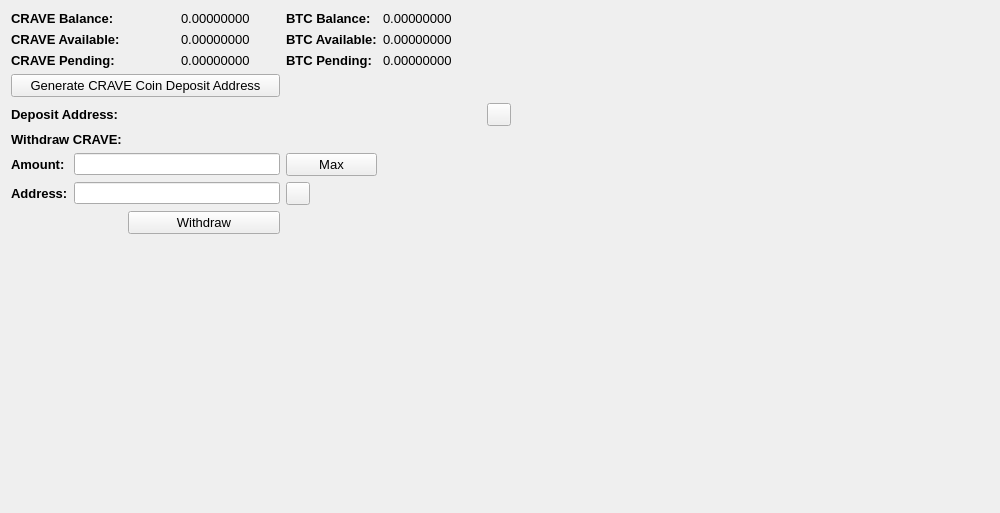
     <widget class="QWidget" name="BalanceTab">
      <attribute name="title">
       <string>Balance</string>
      </attribute>
      <layout class="QGridLayout" name="gridLayout_2">
       <item row="0" column="0" colspan="2">
        <widget class="QLabel" name="label_11">
         <property name="font">
          <font>
           <pointsize>10</pointsize>
           <weight>75</weight>
           <bold>true</bold>
          </font>
         </property>
         <property name="text">
          <string>CRAVE Balance:</string>
         </property>
        </widget>
       </item>
       <item row="0" column="3">
        <widget class="QLabel" name="CRAVEBalanceLabel">
         <property name="font">
          <font>
           <pointsize>10</pointsize>
          </font>
         </property>
         <property name="text">
          <string>0.00000000</string>
         </property>
         <property name="textInteractionFlags">
          <set>Qt::LinksAccessibleByMouse|Qt::TextSelectableByMouse</set>
         </property>
        </widget>
       </item>
       <item row="0" column="4">
        <widget class="QLabel" name="label_12">
         <property name="font">
          <font>
           <pointsize>10</pointsize>
           <weight>75</weight>
           <bold>true</bold>
          </font>
         </property>
         <property name="text">
          <string>BTC Balance:</string>
         </property>
        </widget>
       </item>
       <item row="0" column="5">
        <widget class="QLabel" name="BitcoinBalanceLabel">
         <property name="font">
          <font>
           <pointsize>10</pointsize>
          </font>
         </property>
         <property name="text">
          <string>0.00000000</string>
         </property>
         <property name="textInteractionFlags">
          <set>Qt::LinksAccessibleByMouse|Qt::TextSelectableByMouse</set>
         </property>
        </widget>
       </item>
       <item row="0" column="7" rowspan="10">
        <spacer name="horizontalSpacer_4">
         <property name="orientation">
          <enum>Qt::Horizontal</enum>
         </property>
         <property name="sizeHint" stdset="0">
          <size>
           <width>478</width>
           <height>488</height>
          </size>
         </property>
        </spacer>
       </item>
       <item row="1" column="0" colspan="2">
        <widget class="QLabel" name="label_13">
         <property name="font">
          <font>
           <pointsize>10</pointsize>
           <weight>75</weight>
           <bold>true</bold>
          </font>
         </property>
         <property name="text">
          <string>CRAVE Available:</string>
         </property>
        </widget>
       </item>
       <item row="1" column="3">
        <widget class="QLabel" name="CRAVEAvailableLabel_2">
         <property name="font">
          <font>
           <pointsize>10</pointsize>
          </font>
         </property>
         <property name="text">
          <string>0.00000000</string>
         </property>
         <property name="textInteractionFlags">
          <set>Qt::LinksAccessibleByMouse|Qt::TextSelectableByMouse</set>
         </property>
        </widget>
       </item>
       <item row="1" column="4">
        <widget class="QLabel" name="label_15">
         <property name="font">
          <font>
           <pointsize>10</pointsize>
           <weight>75</weight>
           <bold>true</bold>
          </font>
         </property>
         <property name="text">
          <string>BTC Available:</string>
         </property>
        </widget>
       </item>
       <item row="1" column="5">
        <widget class="QLabel" name="BitcoinAvailableLabel">
         <property name="font">
          <font>
           <pointsize>10</pointsize>
          </font>
         </property>
         <property name="text">
          <string>0.00000000</string>
         </property>
         <property name="textInteractionFlags">
          <set>Qt::LinksAccessibleByMouse|Qt::TextSelectableByMouse</set>
         </property>
        </widget>
       </item>
       <item row="2" column="0" colspan="2">
        <widget class="QLabel" name="label_14">
         <property name="font">
          <font>
           <pointsize>10</pointsize>
           <weight>75</weight>
           <bold>true</bold>
          </font>
         </property>
         <property name="text">
          <string>CRAVE Pending:</string>
         </property>
        </widget>
       </item>
       <item row="2" column="3">
        <widget class="QLabel" name="CRAVEPendingLabel">
         <property name="font">
          <font>
           <pointsize>10</pointsize>
          </font>
         </property>
         <property name="text">
          <string>0.00000000</string>
         </property>
         <property name="textInteractionFlags">
          <set>Qt::LinksAccessibleByMouse|Qt::TextSelectableByMouse</set>
         </property>
        </widget>
       </item>
       <item row="2" column="4">
        <widget class="QLabel" name="label_31">
         <property name="font">
          <font>
           <pointsize>10</pointsize>
           <weight>75</weight>
           <bold>true</bold>
          </font>
         </property>
         <property name="text">
          <string>BTC Pending:</string>
         </property>
        </widget>
       </item>
       <item row="2" column="5">
        <widget class="QLabel" name="BitcoinPendingLabel">
         <property name="font">
          <font>
           <pointsize>10</pointsize>
          </font>
         </property>
         <property name="text">
          <string>0.00000000</string>
         </property>
         <property name="textInteractionFlags">
          <set>Qt::LinksAccessibleByMouse|Qt::TextSelectableByMouse</set>
         </property>
        </widget>
       </item>
       <item row="3" column="0" colspan="4">
        <widget class="QPushButton" name="GenDepositBTN">
         <property name="font">
          <font>
           <pointsize>10</pointsize>
          </font>
         </property>
         <property name="text">
          <string>Generate CRAVE Coin Deposit Address</string>
         </property>
        </widget>
       </item>
       <item row="4" column="0" colspan="3">
        <widget class="QLabel" name="label_33">
         <property name="font">
          <font>
           <pointsize>10</pointsize>
           <weight>75</weight>
           <bold>true</bold>
          </font>
         </property>
         <property name="text">
          <string>Deposit Address:</string>
         </property>
        </widget>
       </item>
       <item row="4" column="3" colspan="3">
        <widget class="QLabel" name="DepositAddressLabel">
         <property name="minimumSize">
          <size>
           <width>300</width>
           <height>0</height>
          </size>
         </property>
         <property name="palette">
          <palette>
           <active>
            <colorrole role="WindowText">
             <brush brushstyle="SolidPattern">
              <color alpha="255">
               <red>0</red>
               <green>0</green>
               <blue>0</blue>
              </color>
             </brush>
            </colorrole>
            <colorrole role="Text">
             <brush brushstyle="SolidPattern">
              <color alpha="255">
               <red>0</red>
               <green>0</green>
               <blue>255</blue>
              </color>
             </brush>
            </colorrole>
           </active>
           <inactive>
            <colorrole role="WindowText">
             <brush brushstyle="SolidPattern">
              <color alpha="255">
               <red>0</red>
               <green>0</green>
               <blue>0</blue>
              </color>
             </brush>
            </colorrole>
            <colorrole role="Text">
             <brush brushstyle="SolidPattern">
              <color alpha="255">
               <red>0</red>
               <green>0</green>
               <blue>255</blue>
              </color>
             </brush>
            </colorrole>
           </inactive>
           <disabled>
            <colorrole role="WindowText">
             <brush brushstyle="SolidPattern">
              <color alpha="255">
               <red>120</red>
               <green>120</green>
               <blue>120</blue>
              </color>
             </brush>
            </colorrole>
            <colorrole role="Text">
             <brush brushstyle="SolidPattern">
              <color alpha="255">
               <red>120</red>
               <green>120</green>
               <blue>120</blue>
              </color>
             </brush>
            </colorrole>
           </disabled>
          </palette>
         </property>
         <property name="font">
          <font>
           <pointsize>10</pointsize>
           <weight>75</weight>
           <bold>true</bold>
          </font>
         </property>
         <property name="text">
          <string/>
         </property>
         <property name="alignment">
          <set>Qt::AlignRight|Qt::AlignTrailing|Qt::AlignVCenter</set>
         </property>
         <property name="textInteractionFlags">
          <set>Qt::LinksAccessibleByMouse|Qt::TextSelectableByKeyboard|Qt::TextSelectableByMouse</set>
         </property>
        </widget>
       </item>
       <item row="4" column="6">
        <widget class="QToolButton" name="DepositCopyButton">
         <property name="toolTip">
          <string>Copy to clipboard</string>
         </property>
         <property name="text">
          <string/>
         </property>
         <property name="icon">
          <iconset resource="../bitcoin.qrc">
           <normaloff>:/icons/editcopy</normaloff>:/icons/editcopy</iconset>
         </property>
         <property name="shortcut">
          <string>Alt+P</string>
         </property>
        </widget>
       </item>
       <item row="5" column="0" colspan="2">
        <widget class="QLabel" name="label_34">
         <property name="font">
          <font>
           <pointsize>10</pointsize>
           <weight>75</weight>
           <bold>true</bold>
          </font>
         </property>
         <property name="text">
          <string>Withdraw CRAVE:</string>
         </property>
        </widget>
       </item>
       <item row="6" column="0">
        <widget class="QLabel" name="label_26">
         <property name="font">
          <font>
           <pointsize>10</pointsize>
           <weight>75</weight>
           <bold>true</bold>
          </font>
         </property>
         <property name="text">
          <string>Amount:</string>
         </property>
        </widget>
       </item>
       <item row="6" column="1" colspan="3">
        <widget class="QLineEdit" name="WithdrawUnitsInput">
         <property name="font">
          <font>
           <pointsize>9</pointsize>
           <weight>75</weight>
           <bold>true</bold>
          </font>
         </property>
         <property name="text">
          <string/>
         </property>
        </widget>
       </item>
       <item row="6" column="4">
        <widget class="QPushButton" name="Withdraw_Max_Amount">
         <property name="font">
          <font>
           <pointsize>10</pointsize>
          </font>
         </property>
         <property name="text">
          <string>Max</string>
         </property>
        </widget>
       </item>
       <item row="7" column="0">
        <widget class="QLabel" name="label_10">
         <property name="font">
          <font>
           <pointsize>10</pointsize>
           <weight>75</weight>
           <bold>true</bold>
          </font>
         </property>
         <property name="text">
          <string>Address:</string>
         </property>
        </widget>
       </item>
       <item row="7" column="1" colspan="3">
        <widget class="QLineEdit" name="WithdrawAddress">
         <property name="font">
          <font>
           <pointsize>9</pointsize>
           <weight>75</weight>
           <bold>true</bold>
          </font>
         </property>
        </widget>
       </item>
       <item row="7" column="4">
        <widget class="QToolButton" name="WithdrawPasteButton">
         <property name="toolTip">
          <string>Paste from clipboard</string>
         </property>
         <property name="text">
          <string/>
         </property>
         <property name="icon">
          <iconset resource="../bitcoin.qrc">
           <normaloff>:/icons/editpaste</normaloff>:/icons/editpaste</iconset>
         </property>
         <property name="shortcut">
          <string>Alt+P</string>
         </property>
        </widget>
       </item>
       <item row="8" column="2" colspan="2">
        <widget class="QPushButton" name="WithdrawUnitsBtn">
         <property name="font">
          <font>
           <pointsize>10</pointsize>
          </font>
         </property>
         <property name="text">
          <string>Withdraw</string>
         </property>
        </widget>
       </item>
       <item row="9" column="0" colspan="6">
        <spacer name="verticalSpacer">
         <property name="orientation">
          <enum>Qt::Vertical</enum>
         </property>
         <property name="sizeHint" stdset="0">
          <size>
           <width>428</width>
           <height>262</height>
          </size>
         </property>
        </spacer>
       </item>
      </layout>
      <zorder>label_31</zorder>
      <zorder>label_15</zorder>
      <zorder>label_12</zorder>
      <zorder>label_14</zorder>
      <zorder>label_13</zorder>
      <zorder>label_11</zorder>
      <zorder>BitcoinBalanceLabel</zorder>
      <zorder>CRAVEBalanceLabel</zorder>
      <zorder>CRAVEAvailableLabel_2</zorder>
      <zorder>CRAVEPendingLabel</zorder>
      <zorder>BitcoinAvailableLabel</zorder>
      <zorder>BitcoinPendingLabel</zorder>
      <zorder>label_33</zorder>
      <zorder>GenDepositBTN</zorder>
      <zorder>DepositAddressLabel</zorder>
      <zorder>Withdraw_Max_Amount</zorder>
      <zorder>label_34</zorder>
      <zorder>WithdrawUnitsInput</zorder>
      <zorder>label_10</zorder>
      <zorder>label_26</zorder>
      <zorder>WithdrawAddress</zorder>
      <zorder>WithdrawUnitsBtn</zorder>
      <zorder>horizontalSpacer_4</zorder>
      <zorder>verticalSpacer</zorder>
      <zorder>WithdrawPasteButton</zorder>
      <zorder>DepositCopyButton</zorder>
     </widget>
